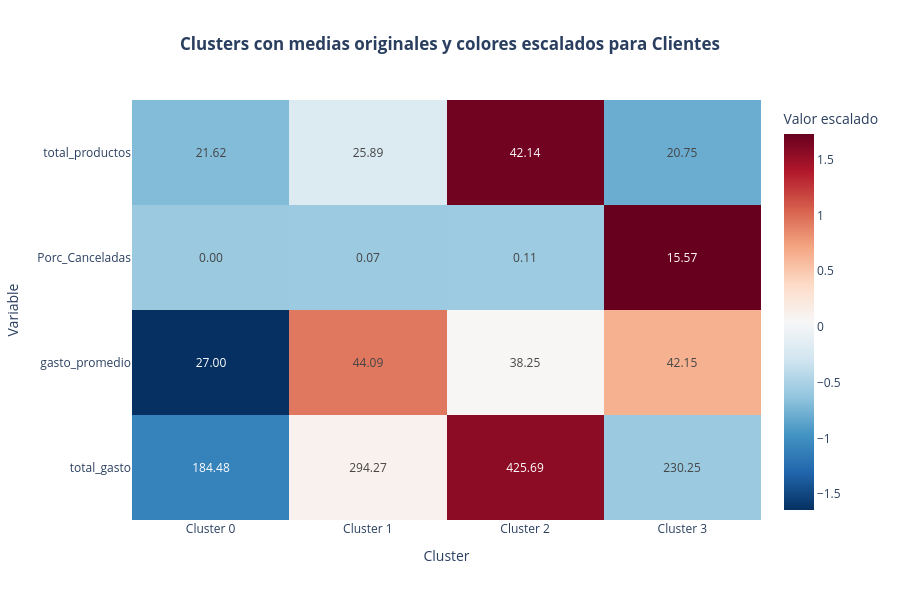

The notebook cell saved with this chart:
### Code cell
plot_heatman_clusters(cluster_means_original, name='Clientes')

### Figure 1 — Plotly figure (JSON) as saved in the notebook; plotly's stock layout.template omitted (floating-point values rounded to 4 significant figures)
{"data": [{"colorbar": {"title": {"text": "Valor escalado"}}, "colorscale": [[0, "rgb(5,48,97)"], [0.1, "rgb(33,102,172)"], [0.2, "rgb(67,147,195)"], [0.3, "rgb(146,197,222)"], [0.4, "rgb(209,229,240)"], [0.5, "rgb(247,247,247)"], [0.6, "rgb(253,219,199)"], [0.7, "rgb(244,165,130)"], [0.8, "rgb(214,96,77)"], [0.9, "rgb(178,24,43)"], [1, "rgb(103,0,31)"]], "text": [[184.5, 294.3, 425.7, 230.3], [27.0, 44.09, 38.25, 42.15], [0.0, 0.07072, 0.1099, 15.57], [21.62, 25.89, 42.14, 20.75]], "texttemplate": "%{text:.2f}", "type": "heatmap", "x": ["Cluster 0", "Cluster 1", "Cluster 2", "Cluster 3"], "y": ["total_gasto", "gasto_promedio", "Porc_Canceladas", "total_productos"], "z": [[-1.093, 0.1167, 1.564, -0.5883], [-1.642, 0.9391, 0.05708, 0.6461], [-0.5863, -0.5758, -0.5699, 1.732], [-0.6941, -0.1984, 1.687, -0.7949]]}], "layout": {"height": 600, "title": {"text": "<b>Clusters con medias originales y colores escalados para Clientes</b>", "x": 0.5}, "xaxis": {"title": {"text": "Cluster"}}, "yaxis": {"tickmode": "array", "ticktext": ["total_gasto", "gasto_promedio", "Porc_Canceladas", "total_productos"], "tickvals": ["total_gasto", "gasto_promedio", "Porc_Canceladas", "total_productos"], "title": {"text": "Variable"}}}}
